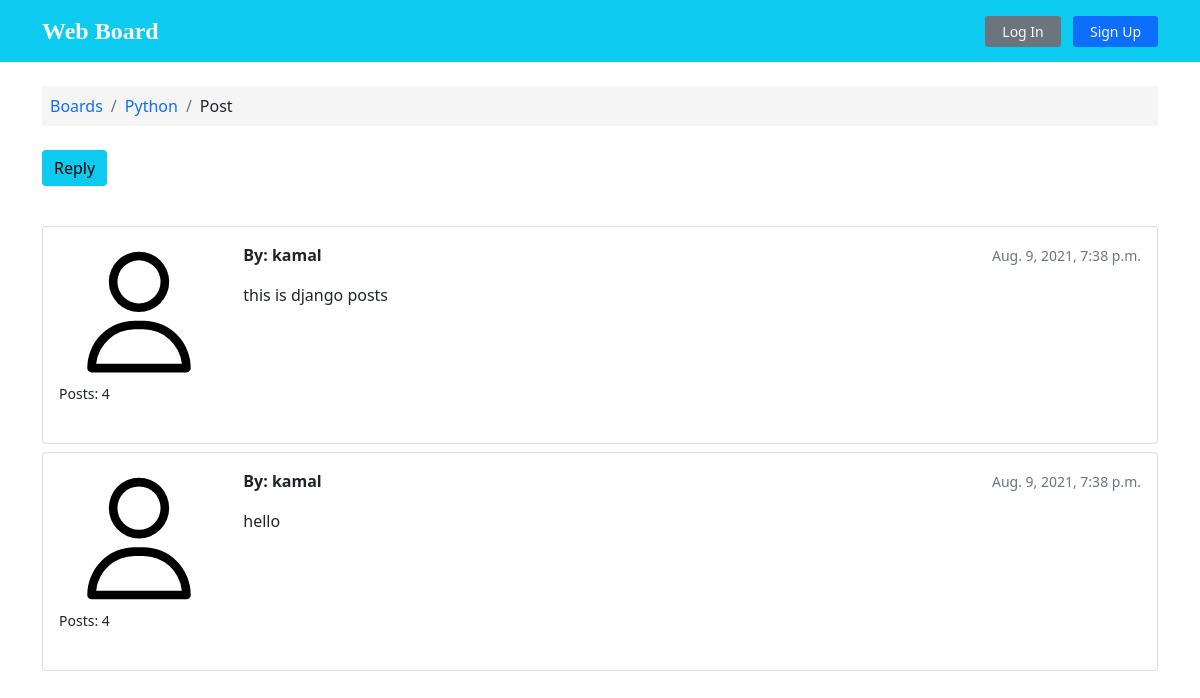
/Python/Django/post/44/24/, run on the app's committed database.
### boards/models.py (models this page shows, shortened)
class Topic(models.Model):
    subject = models.CharField(max_length=99)
    created_at = models.DateTimeField(auto_now_add=True)
    board = models.ForeignKey(Board, on_delete=models.CASCADE, related_name='topics')
    starter = models.ForeignKey(User, on_delete= models.CASCADE, related_name='topics')
    message = models.TextField(max_length=250)

class Board(models.Model):
    name = models.CharField(max_length=99, unique=True)
    description = models.CharField(max_length=200)
    def __str__(self):
        return self.name

class Post(models.Model):
    message = models.TextField(max_length=250)
    topic = models.ForeignKey(Topic, on_delete=models.CASCADE, related_name='post_topic')
    created_at = models.DateTimeField(auto_now_add=True)
    updated_at = models.DateTimeField(null=True)
    created_by = models.ForeignKey(User, on_delete= models.CASCADE, related_name='post')
    updated_by = models.ForeignKey(User, on_delete= models.CASCADE,null=True, related_name='+' )

### boards/views.py (the view)
# urls.py: url(r'^post-update/(?P<id>\d+)/$', views.update_post, name='update-post'),
def post(request, board_name,  topic_subject, topic_pk, post_id):
    topic = Topic.objects.get(pk=topic_pk)
    post = Post.objects.get(id=post_id)
    post_form = PostForm()
    update_post_form = PostForm(request.POST or None, instance = post)
    ctx = {'topic': topic,'post':post, 'post_form':post_form, 'update_post_form':update_post_form , 'login_form':loginform, 'signup_form': signupform}
    return render(request, 'topic_post.html', ctx )

### templates/topic_post.html (shortened to what this page needs)
{% extends 'base.html' %}
{% load static %}
{% load custom_tags %}
{% block content %}
<div class="container">
  <ol class="breadcrumb my-4 p-2" style="background-color: whitesmoke;" >
    <li class="breadcrumb-item"> <a class="text-decoration-none" href="{% url 'boards:home' %}"> Boards</a></li>
    <li class="breadcrumb-item "> <a class="text-decoration-none" href="{% url 'boards:topic-list' topic.board %}">{{topic.board}}</a></li>
    <li class="breadcrumb-item">Post</li>
  </ol>
<div class="mb-4">
  {% if user.is_authenticated %}
  <button type="button" class="btn btn-info border-0" data-bs-toggle="modal" data-bs-target="#replytopic">Reply</button>
  {% else %}
  <button type="button"  data-bs-toggle="modal" data-bs-target="#login"  class="btn btn-info mb-3 ml-4 border-0">Reply</button>
  {% endif %}
</div>
{% for item in topic.post_topic.all %}
<div class="card mb-2">
  <div class="card-body ">
    <div class="row">
      <div class="col-2">
        <img src="{% static 'images/avatar.svg' %}" alt="{{ post.created_by.username }}" class="w-100 h-75" >
        <small>Posts: {{ item.created_by.post.count }}</small>
      </div>
      <div class="col-10">
        <div class="row mb-3">
          <div class="col-6">
            <strong class="text">By: {{ item.created_by }}</strong>
          </div>
          <div class="col-6 text-end">
            <small class="text-muted">{{ item.created_at }}</small>
          </div>
        </div>
        {{ item.message }}
      </div>
    </div>
  </div>
</div>
{% endfor %}
</div>
{% endblock %}

### data on the page
Topic: board "Python"
Post: created_by.post.count "4", created_by "kamal", created_at "Aug. 9, 2021, 7:38 p.m.", message "this is django posts"
Post: created_by.post.count "4", created_by "kamal", created_at "Aug. 9, 2021, 7:38 p.m.", message "hello"
